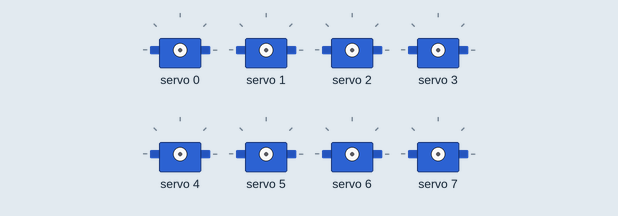
The sketch below on a simulated Arduino Uno, built with avr-gcc and run on an emulated ATmega328P. Shown: 8 × servo. What the sketch prints to the serial monitor is not drawn.

Above: at 0.05 s.
At 0.25 s:
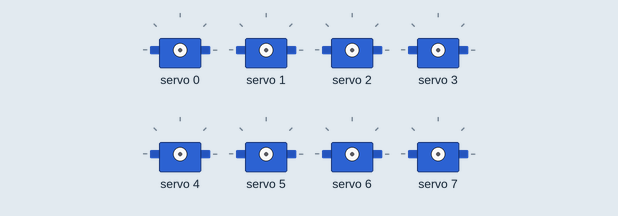
At 0.6 s:
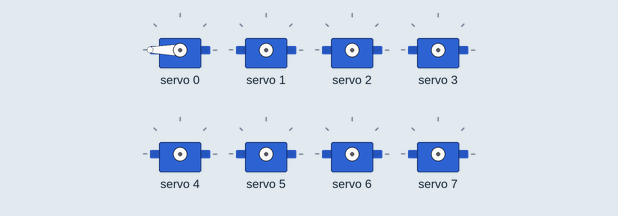
At 1.15 s:
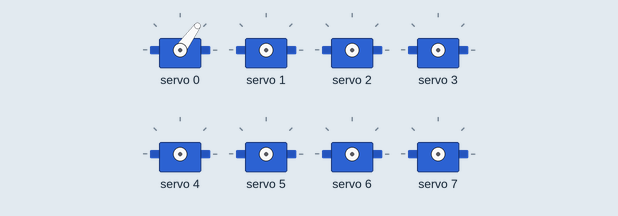
At 1.75 s:
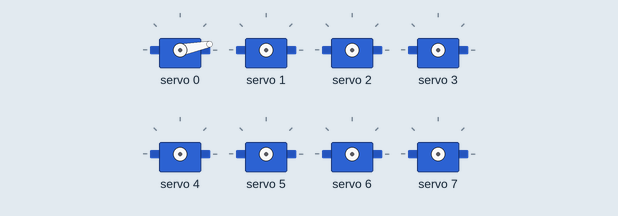
At 2.6 s:
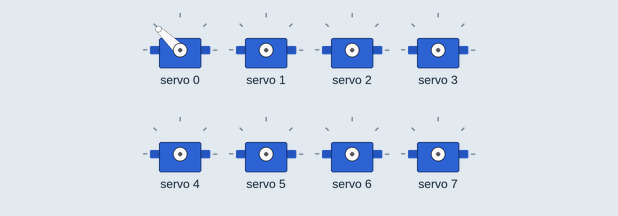
Timing chart, 0 to 6.0 s (numbered marks = the images above):
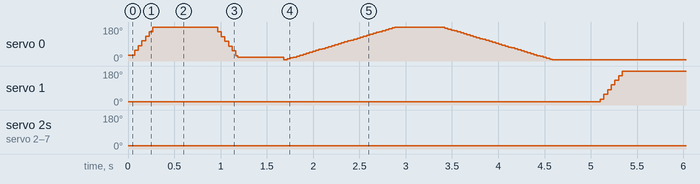

The sketch:

servo.ino
```cpp
#include <Wire.h>
#include <Adafruit_PWMServoDriver.h>

Adafruit_PWMServoDriver pwm = Adafruit_PWMServoDriver();

#define SERVOMIN  150
#define SERVOMAX  600
#define USMIN  600
#define USMAX  2400
#define SERVO_FREQ 50

uint8_t servonum = 0;

void setup() {
  Serial.begin(9600);
  Serial.println("8 channel Servo test!");

  pwm.begin();

  pwm.setOscillatorFrequency(27000000);
  pwm.setPWMFreq(SERVO_FREQ);

  delay(10);
}


void setServoPulse(uint8_t n, double pulse) {
  double pulselength;

  pulselength = 1000000;
  pulselength /= SERVO_FREQ;
  Serial.print(pulselength); Serial.println(" us per period");
  pulselength /= 4096;
  Serial.print(pulselength); Serial.println(" us per bit");
  pulse *= 1000000;
  pulse /= pulselength;
  Serial.println(pulse);
  pwm.setPWM(n, 0, pulse);
}


void loop() {

  Serial.println(servonum);
  for (uint16_t pulselen = SERVOMIN; pulselen < SERVOMAX; pulselen++) {
    pwm.setPWM(servonum, 0, pulselen);
  }

  delay(500);
  for (uint16_t pulselen = SERVOMAX; pulselen > SERVOMIN; pulselen--) {
    pwm.setPWM(servonum, 0, pulselen);
  }

  delay(500);


  for (uint16_t microsec = USMIN; microsec < USMAX; microsec++) {
    pwm.writeMicroseconds(servonum, microsec);
  }

  delay(500);
  for (uint16_t microsec = USMAX; microsec > USMIN; microsec--) {
    pwm.writeMicroseconds(servonum, microsec);
  }

  delay(500);

  servonum++;
  if (servonum > 7) servonum = 0;
}
```
